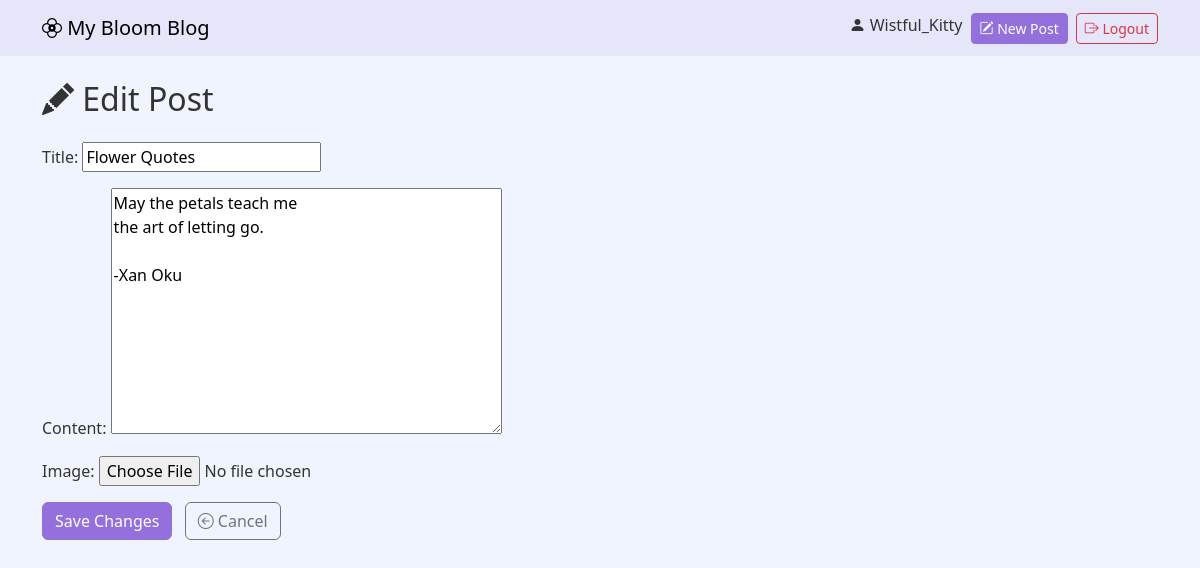
Screenshot of /post/1/edit/ (signed in) with the database file from the repository.
### blog/models.py (models this page shows, shortened)
class Post(models.Model):
    title = models.CharField(max_length=200)
    content = models.TextField()
    author = models.ForeignKey(User, on_delete=models.CASCADE)
    created_at = models.DateTimeField(auto_now_add=True)
    updated_at = models.DateTimeField(auto_now=True)
    image = models.ImageField(upload_to='post_images/', null=True, blank=True)

### blog/views.py (the view)
# urls.py: path('post/<int:post_id>/edit/', views.post_edit, name='post_edit'),
@login_required
def post_edit(request, post_id):
    post = get_object_or_404(Post, id=post_id)
    if post.author != request.user:
        return redirect('home')
    if request.method == "POST":
        form = PostForm(request.POST, instance=post)
        if form.is_valid():
            form.save()
            return redirect('post_detail', post_id=post.id)
    else:
        form = PostForm(instance=post)
    return render(request, 'blog/post_edit.html', {'form': form, 'post': post})

### blog/forms.py
class PostForm(forms.ModelForm):
    class Meta:
        model = Post
        fields = ['title', 'content', 'image']

### blog/templates/blog/post_edit.html (shortened to what this page needs)
{% extends 'blog/base.html' %}
{% block content %}
<h2><i class="bi bi-pencil-fill"></i> Edit Post</h2>
<form method="POST" class="mt-4">
    {{ form.as_p }}
    <button type="submit" class="btn btn-success">Save Changes</button>
    <a href="{% url 'post_detail' post.id %}" class="btn btn-outline-secondary ms-2">
        <i class="bi bi-arrow-left-circle"></i> Cancel
    </a>
</form>
{% endblock %}

### blog/templates/blog/base.html (shortened to what this page needs)
<!DOCTYPE html>
<html lang="en">
<head>
    <link href="https://cdn.jsdelivr.net/npm/bootstrap@5.3.0/dist/css/bootstrap.min.css" rel="stylesheet">
    <link href="https://cdn.jsdelivr.net/npm/bootstrap-icons@1.10.3/font/bootstrap-icons.css" rel="stylesheet">
</head>
<body>
<nav class="navbar navbar-expand-lg mb-4">
    <div class="container">
        <a class="navbar-brand" href="{% url 'home' %}">
            <i class="bi bi-flower2"></i> My Bloom Blog
        </a>
        <div class="d-flex">
            {% if user.is_authenticated %}
                <span class="me-2"><i class="bi bi-person-fill"></i> {{ user.username }}</span>
                <a href="{% url 'post_create' %}" class="btn btn-sm btn-success me-2">
                    <i class="bi bi-pencil-square"></i> New Post
                </a>
                <a href="{% url 'logout' %}" class="btn btn-sm btn-outline-danger">
                    <i class="bi bi-box-arrow-right"></i> Logout
                </a>
            {% endif %}
        </div>
    </div>
</nav>
<div class="container">
    {% block content %}{% endblock %}
</div>
</body>
</html>

### blog/templates/blog/base.html (style rules this page uses)
body { background: #f0f4ff; color: #333; }
.navbar { background-color: #e6e6fa; }
.btn-success { background-color: #9370db; border-color: #9370db; }
.btn-outline-danger { color: #dc3545; border-color: #dc3545; }

### rows the page displays
Post: title "Flower Quotes", content "May the petals teach me the art of letting go. -Xan Oku"

### other values shown
{{ user.username }} "Wistful_Kitty"
